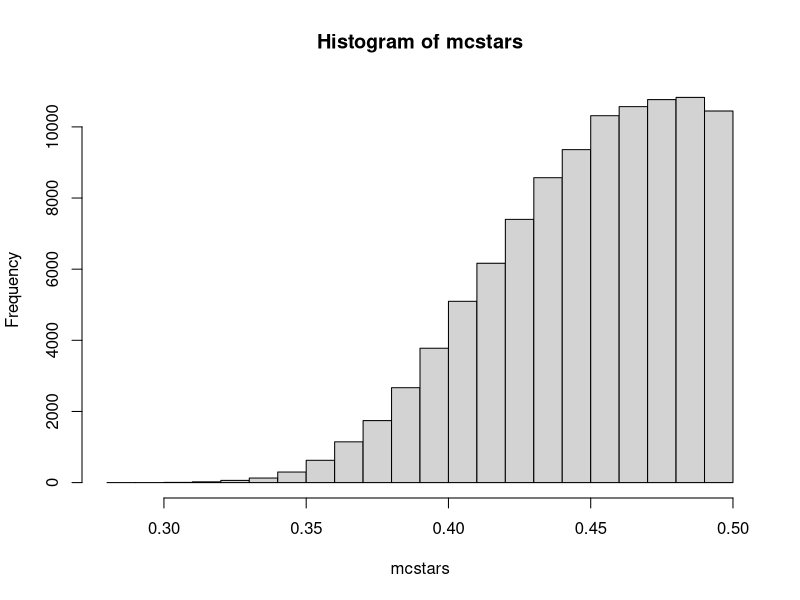
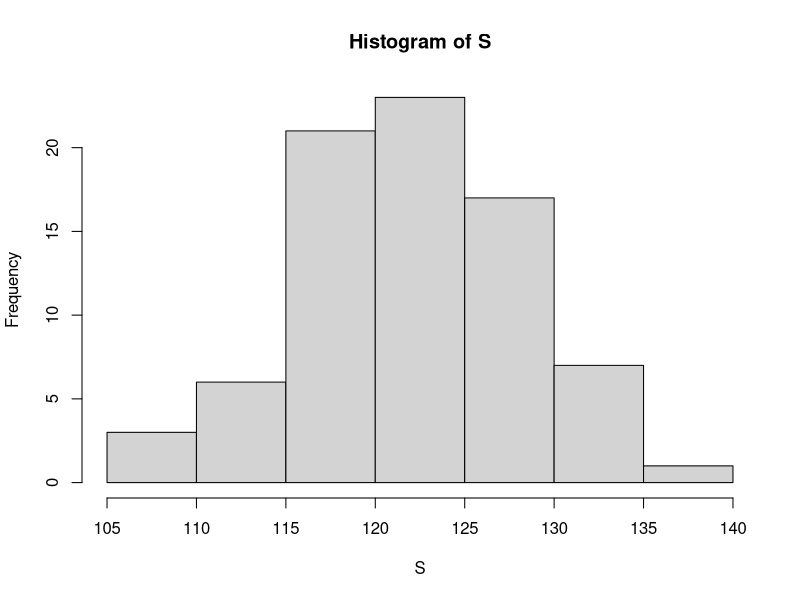
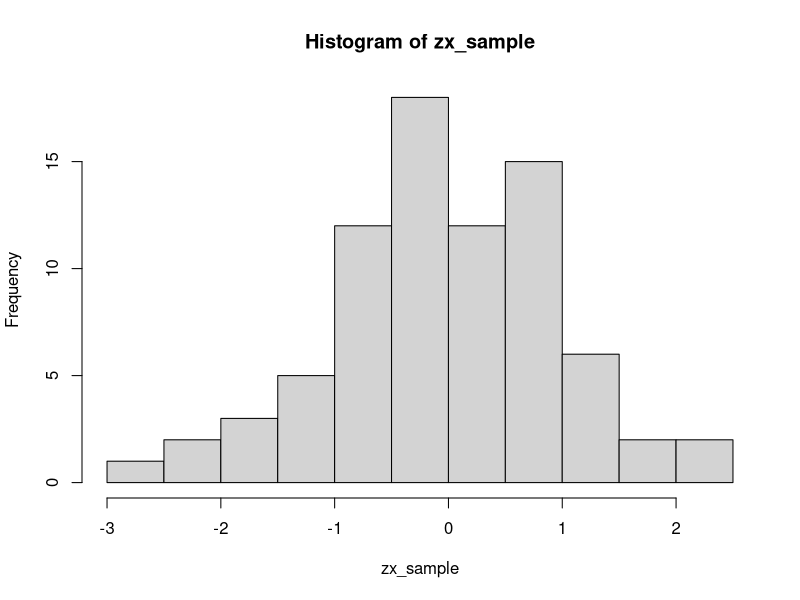

These charts were generated, in order, by the following R code: (Note: this script raises an error after producing the figures.)
# 2.6 Two Sample Monte-Carlo Simulations 

#H_0: mu1 = mu2

#if normal, start with F to acess homoscedastity then do pooled/unpooled
#but we won't make assumptions... 

# starstat = 1/(abs(xbar1/xbar2) + 1) # +1 incase xbar1/2 is 0 and then it eliminates the denomenator 


# is E(starstat) = 1/(abs())
mystar = function(S1, S2){
  xbar1 = mean(S1)
  xbar2 = mean(S2)
  val = 1/(abs(xbar1-xbar2) + 2)
  return(val)
}

set.seed(1234)
S1 = rnorm(17, 21.5, 1.3)
S2 = rnorm(27, 24.3, 1.9)

starstat = mystar(S1, S2)
starstat

#is 0.53 good evidence to support means are close to each other?
# ideal value for not rejecting the null is 0.5 
# depends on critical value 
# if crit value is 0.51, starstat is too big
# if crit value is 0.6, star stat is small and not reject null 

# Null distribution for both is that they are normally distributed 

nmc = 100000 #number of monte carlo similuations 
set.seed(90909)
mcstars = c()
for(k in 1:nmc){
  smc1 = rnorm(17, 0, 1) # same size as our first sample, with sample normal distribution
  smc2 = rnorm(27, 0, 1) 
  mcval = mystar(smc1, smc2) #test stat
  mcstars = c(mcstars, mcval) 
}

hist(mcstars)
# only left tail gives you rejection 

mean(mcstars <= starstat) #less than 0.5 only exists in left tail

starstat2 = 0.37
mean(mcstars <= starstat2) 

# pval compared to alpha 
# test stat compared to critical value 

########
# normal dis 0 in middle and 50% on each side 
 #Q) Did our sample(s) really come from a normally distributed population? 
      # yes bc we used rnorm 

S = rnorm(78, 123, 5.7)
hist(S)
# does it look exactly normal? No, just bc you come from a normal place, doesn't mean it'll always be exactly normal

zx_sample = (S - mean(S))/sd(S)
hist(zx_sample)
n = length(S)
Fx = seq(from=1, to=n, by=1)/(n+1) # empirical CDF (different from ecdf which chat might give)

zx_true = qnorm(Fx, 0, 1, lower.tail=T) #left-tail normal quantiles 
zx
plot(zx_true, Fx)
